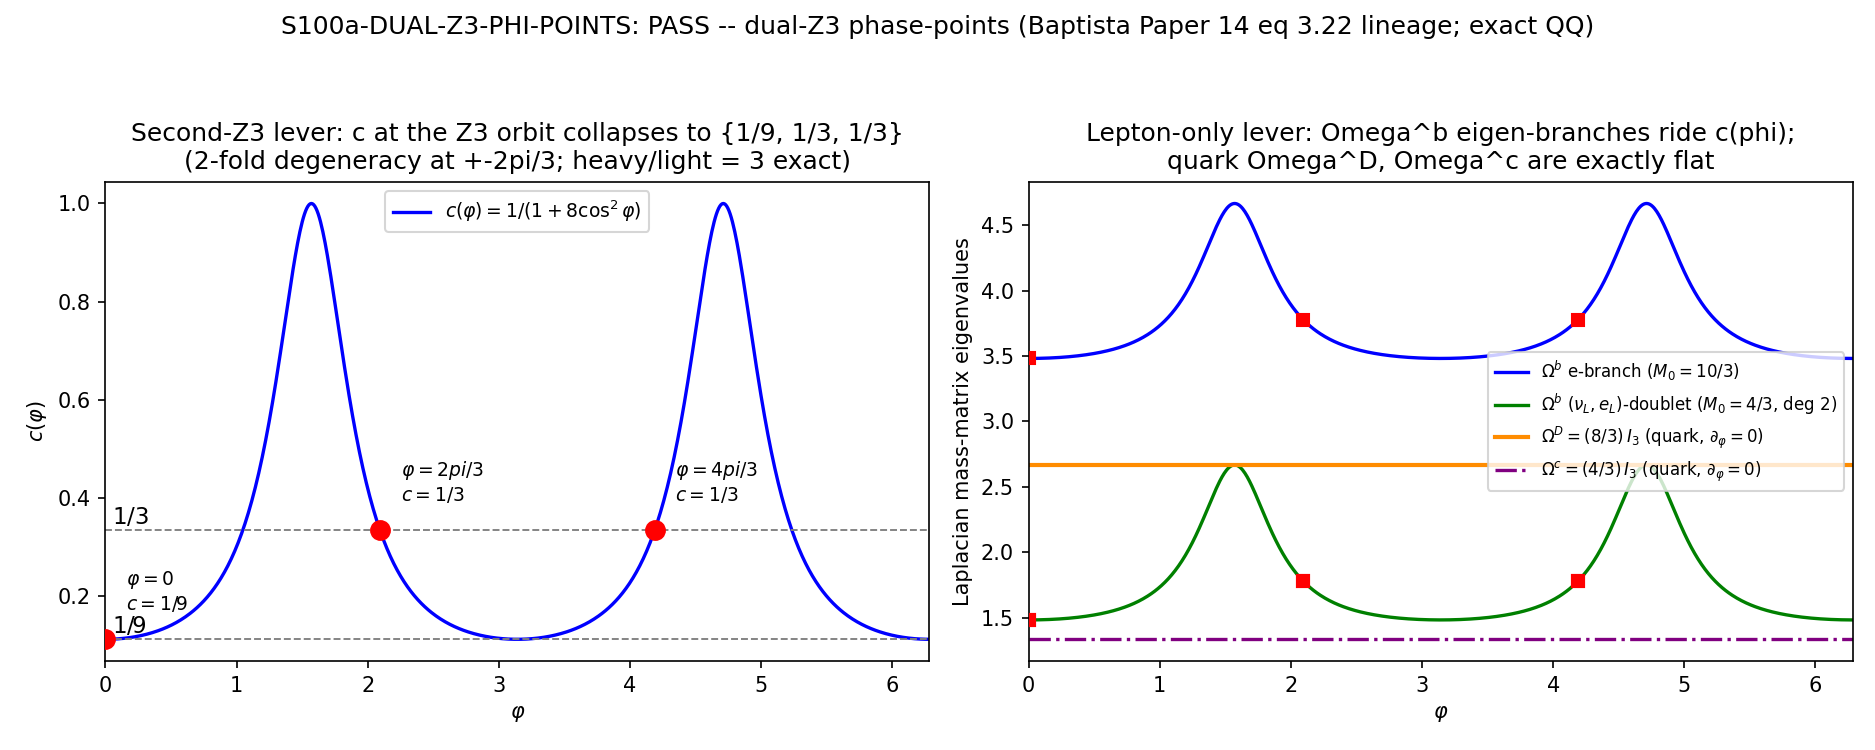

Recreate this plot in Python.
#!/usr/bin/env python3
"""
S100a W2-1 S100a-DUAL-Z3-PHI-POINTS -- Z3 phase-points: the second Z3 as a
lepton-only lever (dual-Z3 generation structure, closed form).
============================================================================

Gate: S100a-DUAL-Z3-PHI-POINTS ([SIGN])
Classification: PARTICLE
Agent: baptista-spacetime-analyst
Plan: sessions/session-plan/session-100a-plan-w2.md SS W2-1

Pre-registered operator (PASS criterion, exact; tolerance 0.0):
    { c(0), c(2pi/3), c(4pi/3) } = {1/9, 1/3, 1/3}   (multiset equality, exact QQ)
    AND  |d Omega^D/d phi| + |d Omega^c/d phi| = 0   (quark phi-independence,
                                                      exact-zero set test)
  PASS iff both exact; FAIL iff multiset mismatch OR quark phi-dependence != 0;
  INFO iff collapse direction correct but degeneracy multiplicity off
  (e.g. 3 distinct values with a near-degenerate pair).
  Float cross-check rtol = 1e-12 (machinery pin).

Output 4-tuple:
  (value=<payload>, scheme=CLOSED-FORM-OMEGA-BG, convention=EXACT-RATIONAL-QQ,
   L_max=N/A)

METHODOLOGY
-----------
Closed form on the Baptista Paper 14 SS 3 lineage
(researchers/Baptista/14_2021_Baptista_HD_Routes_SM_Fermions.md):

  eq (2.104): s_phi(h) = alpha [ s_1(h) - 2(1+e^{2 i phi}) s_2(h) ],
              s_1 = h_11^2 + h_21^2 + h_31^2,  s_2 = h_11 h_21 + h_11 h_31 + h_21 h_31
              (the s_phi uniqueness family of the vertical transformation; the
               phase phi enters through the OFF-DIAGONAL first-column monomials s_2)
  eq (3.22):  Omega^b_g = sum_j e_j e_j + 4 (e_j)_{11} e_j
                          + [ 2 ((e_j)_{11})^2 + (e_j e_j)_{11} / (1+8 cos^2 phi) ] I_3
              (lepton/b-sector Laplacian mass matrix; carries the diagonal weight
               c(phi) = 1/(1+8 cos^2 phi))
  eq (3.19):  Omega^D_g = sum_j e_j e_j + (1/3) Tr(e_j e_j) I_3   (quark D-sector;
              NO phi anywhere -- the D vertical profile h D h-bar of eq (2.17)
              contains no s_phi factor at all)
  SS 3 note:  Omega^c_g  proportional to I_3 (u_R color sector; Schur on the color
              index; the transcribed closed form carries no phi-term)

Steps:
  (1) Build the full Gell-Mann basis e_j = lambda_j / 2 (j = 1..8) in EXACT
      arithmetic over the field Q(i, sqrt3) -- matrices stored as 4 Fraction
      component-matrices M = R0 + i*I0 + sqrt3*(R1 + i*I1).
  (2) Form the four exact sums entering eq (3.22)/(3.19) over ALL 8 generators
      (K-1e lesson: never restrict to a subalgebra):
        S1 = sum_j e_j e_j                 [Casimir; must equal (4/3) I_3]
        S2 = sum_j 4 (e_j)_{11} e_j        [Cartan cross-term; diag(4/3,-2/3,-2/3)]
        S3 = sum_j ((e_j)_{11})^2          [U(1)-weight square; = 1/3]
        S4 = (S1)_{11}                     [= 4/3; multiplies c(phi)]
  (3) Evaluate c(phi) = 1/(1+8 cos^2 phi) at the Z3 orbit {0, 2pi/3, 4pi/3} in
      exact rationals (cos^2 in {1, 1/4, 1/4}); test the multiset {1/9,1/3,1/3},
      the distinct-value count (= 2), the 2-fold degeneracy at +-2pi/3, and the
      heavy/light ratio (= 3).
  (4) Diagonalize Omega^b(phi_g) = S1 + S2 + (2 S3 + S4 c_g) I_3 at each
      phi-point: exact eigenvalues (the exact matrix is diagonal; off-diagonals
      verified exactly zero) + numpy.linalg.eigvalsh float cross-check
      (rtol 1e-12, GPU_path pin: numpy.linalg, 3x3 trivially CPU).
  (5) HAAR-MOMENT LINEAGE (first-principles fiber integration): with the first
      column of Haar-SU(3) uniform on S^5 in C^3, exact Dirichlet moments
      E[prod |z_k|^{2 a_k}] = 2! prod(a_k!) / (2+sum a_k)!  and independent-phase
      vanishing give  E|s_1|^2 = 1/2, E|s_2|^2 = 1/4, E[conj(s_1) s_2] = 0,
      hence  Int_K |s_phi|^2 / (alpha^2 Vol) = 1/2 + 4 cos^2 phi
                                             = (1/2)(1 + 8 cos^2 phi),
      so the unit-norm vertical profile has alpha^2(phi) = 2 c(phi):  c(phi) IS
      the s_phi-family normalization weight. Verified exactly at all 3 points.
  (6) Quark phi-independence: construct Omega^D(phi), Omega^c(phi) per the
      closed forms as functions of phi, evaluate on the Z3 orbit + 2 generic
      off-orbit points, and require ALL pairwise entry differences to vanish
      exactly (exact-zero set test).

CONVENTION PINS (all four shift only the constant offset M_0 = S1+S2+2*S3*I;
NONE touches the gate operator -- the c(phi) multiset and the quark d/dphi
tests are invariant under each):
  - basis: HERMITIAN Gell-Mann e_j = lambda_j/2 (positive-Laplacian convention);
  - sum range: ALL 8 generators (K-1e);
  - "(e_j)^2_{11}" in eq (3.22) read as [(e_j)_{11}]^2 (reading A: the bracket
    uses the DISTINCT notation (e_j e_j)_{11} for the entry-of-the-square, so
    (e_j)^2_{11} is the square-of-the-entry; reading B would only shift M_0);
  - metric weights: round normalization (the transcribed eq (3.22) carries no
    lambda_j weights; Jensen weights would deform M_0 only, not c(phi)).

Independent cross-check: Sage-MCP (sagecell QQ) verified pre-script:
  c-multiset [1/9,1/3,1/3]; distinct=2; heavy/light=3; E|s1|^2=1/2, E|s2|^2=1/4;
  (1/2)(1+8cos^2) - (4cos^2+1/2) = 0; Omega^b eigs {94/27,40/27,40/27} at phi=0,
  {34/9,16/9,16/9} at +-2pi/3; Z3-pair degeneracy True.   (recorded in WP SS W2-1)

DISCIPLINE
----------
- from canonical_constants import *   (tau_fold / Vol_SU3_Haar echoed as context
  only; the gate operator consumes NO numerical framework constant -- it is a
  closed-form rational identity)
- every local intermediate tagged # (local)
- SHA-256 of all inputs logged in first 20 lines of stdout; S84+ dual-SHA
- verdict is PRINTED as an emit_verdict payload (print_verdict_payload); the
  dispatching agent calls mcp__knowledge__emit_verdict. NO open("a") append.
- exit 0 on script success regardless of scientific verdict
  (math-scripts.md SS "Exit Codes and Verdict Semantics")
"""

from __future__ import annotations

# --- CPU thread cap BEFORE numpy import (math-scripts.md; CPU-only 3x3 path) ---
import os
os.environ.setdefault("OMP_NUM_THREADS", "8")
os.environ.setdefault("MKL_NUM_THREADS", "8")

# ---------------------------------------------------------------------------
# Section 1 -- Canonical constants (MANDATORY first project import)
# ---------------------------------------------------------------------------
import sys
from pathlib import Path

_SHARED = Path(__file__).resolve().parent.parent / "_shared"  # (local)
sys.path.insert(0, str(_SHARED))
from canonical_constants import *  # noqa: F401,F403  (tau_fold, Vol_SU3_Haar context echo)

# ---------------------------------------------------------------------------
# Section 2 -- Standard imports
# ---------------------------------------------------------------------------
import hashlib
import json
import time
from fractions import Fraction as Fr
from math import cos, factorial, pi

import numpy as np
import matplotlib
matplotlib.use("Agg")
import matplotlib.pyplot as plt

# ---------------------------------------------------------------------------
# Section 3 -- Paths + pre-registration
# ---------------------------------------------------------------------------
SESSION_DIR = Path(__file__).resolve().parent
COMPUTATIONS_DIR = SESSION_DIR.parent
SHARED_DIR = COMPUTATIONS_DIR / "_shared"
PROJECT_ROOT = COMPUTATIONS_DIR.parent

SESSION = "100a"                                                   # (local)
GATE_ID = "S100a-DUAL-Z3-PHI-POINTS"                               # (local)
SCHEME = "CLOSED-FORM-OMEGA-BG"                                    # (local)
CONVENTION = "EXACT-RATIONAL-QQ"                                   # (local)
L_MAX = "N/A"                                                      # (local)

FLOAT_RTOL = 1e-12      # machinery pin: float cross-check rtol   # (local)
N_EVAL = 3              # three Z3 phase-points                    # (local)

# Pre-registered exact targets (plan SS W2-1 operator block)
TARGET_MULTISET = sorted([Fr(1, 9), Fr(1, 3), Fr(1, 3)])           # (local)
TARGET_DISTINCT = 2                                                # (local)
TARGET_RATIO = Fr(3)                                               # (local)

OUT_NPZ = SESSION_DIR / "s100a_dual_z3_phi_points.npz"
OUT_PNG = SESSION_DIR / "s100a_dual_z3_phi_points.png"

INPUT_FILES = [
    SHARED_DIR / "canonical_constants.py",
    # Omega^b_g(phi) is constructed in-script from the Paper 14 SS 3 closed form;
    # no external matrix file is read (plan input_files block).
]

MACHINERY_PIN_MAP = {                                              # (local)
    "_gate_id": GATE_ID,
    "_wp_id": "session-100a-w2-workingpaper.md#W2-1",
    "_scheme": SCHEME,
    "_convention": CONVENTION,
    "N_eval": "3",
    "L_max": "N/A",
    "scan_range": "phi in {0, 2pi/3, 4pi/3} (discrete Z3 orbit)",
    "step_size": "N/A",
    "tolerance": "0.0 exact QQ multiset; float cross-check rtol=1e-12",
    "random_seed": "N/A",
    "GPU_path": "numpy.linalg (3x3 eigvalsh; CPU)",
    "publication_precision": "exact rational; float echo 12 sig figs",
    "basis_pin": "Hermitian Gell-Mann e_j = lambda_j/2; all-8 sum; reading-A (e_j)_{11}^2; round normalization",
}


# ---------------------------------------------------------------------------
# Section 4 -- SHA-256 input-pin block (S84+ dual-SHA)
# ---------------------------------------------------------------------------

def sha256_of(path: Path) -> str:
    h = hashlib.sha256()  # (local)
    try:
        h.update(path.read_bytes())
    except OSError:
        return ""
    return h.hexdigest()


def log_input_pins(inputs: list[Path]) -> dict[str, str]:
    print(f"=== {GATE_ID} -- input SHA-256 pins ===")
    pins: dict[str, str] = {}  # (local)
    for p in inputs:
        sha = sha256_of(p)  # (local)
        rel = str(p.relative_to(PROJECT_ROOT)).replace("\\", "/")  # (local)
        print(f"  {rel}: {sha[:16]}...")
        pins[rel] = sha
    return pins


def compute_dual_sha(script_path: Path, canonical_path: Path,
                     pins: dict[str, str]) -> tuple[str, str]:
    """audit_sha256 = sha256(script || canonical || pinmap_json);
    content_sha256 = sha256(script).  pinmap embeds per-gate identity keys
    (_gate_id/_scheme/_convention/...) so audit_sha256 is gate-unique."""
    script_bytes = script_path.read_bytes()                        # (local)
    canonical_bytes = canonical_path.read_bytes()                  # (local)
    full_pinmap = dict(pins)                                       # (local)
    full_pinmap.update(MACHINERY_PIN_MAP)
    pinmap_json = json.dumps(dict(sorted(full_pinmap.items())),
                             separators=(",", ":"),
                             sort_keys=True).encode("utf-8")       # (local)
    h_audit = hashlib.sha256()                                     # (local)
    h_audit.update(script_bytes)
    h_audit.update(canonical_bytes)
    h_audit.update(pinmap_json)
    h_content = hashlib.sha256()                                   # (local)
    h_content.update(script_bytes)
    return h_audit.hexdigest(), h_content.hexdigest()


# ---------------------------------------------------------------------------
# Section 5a -- Exact matrix arithmetic over the field Q(i, sqrt3)
#
# A matrix is a 4-tuple (R0, I0, R1, I1) of 3x3 Fraction grids:
#     M = (R0 + i I0) + sqrt3 (R1 + i I1)
# Products use sqrt3^2 = 3 and i^2 = -1 exactly. 3x3 only -- trivial cost.
# ---------------------------------------------------------------------------

def zmat():
    return [[Fr(0)] * 3 for _ in range(3)]                          # (local)


def fmat(rows):
    return [[Fr(x) for x in r] for r in rows]                       # (local)


def madd(A, B):
    return [[A[i][j] + B[i][j] for j in range(3)] for i in range(3)]  # (local)


def mscale(s: Fr, A):
    return [[s * A[i][j] for j in range(3)] for i in range(3)]      # (local)


def mmul(A, B):
    return [[sum(A[i][k] * B[k][j] for k in range(3))
             for j in range(3)] for i in range(3)]                  # (local)


def qmat(R0=None, I0=None, R1=None, I1=None):
    return (R0 or zmat(), I0 or zmat(), R1 or zmat(), I1 or zmat())  # (local)


def qadd(X, Y):
    return tuple(madd(X[k], Y[k]) for k in range(4))                # (local)


def qmul(X, Y):
    """(R0+iI0+s3(R1+iI1)) * (R0'+iI0'+s3(R1'+iI1')) with s3^2=3, i^2=-1."""
    R0a, I0a, R1a, I1a = X                                          # (local)
    R0b, I0b, R1b, I1b = Y                                          # (local)
    # real-rational part: R0aR0b - I0aI0b + 3(R1aR1b - I1aI1b)
    R0 = madd(madd(mmul(R0a, R0b), mscale(Fr(-1), mmul(I0a, I0b))),
              mscale(Fr(3), madd(mmul(R1a, R1b),
                                 mscale(Fr(-1), mmul(I1a, I1b)))))  # (local)
    # imag-rational part: R0aI0b + I0aR0b + 3(R1aI1b + I1aR1b)
    I0 = madd(madd(mmul(R0a, I0b), mmul(I0a, R0b)),
              mscale(Fr(3), madd(mmul(R1a, I1b), mmul(I1a, R1b))))  # (local)
    # sqrt3 real part: R0aR1b + R1aR0b - I0aI1b - I1aI0b
    R1 = madd(madd(mmul(R0a, R1b), mmul(R1a, R0b)),
              mscale(Fr(-1), madd(mmul(I0a, I1b), mmul(I1a, I0b))))  # (local)
    # sqrt3 imag part: R0aI1b + I0aR1b + R1aI0b + I1aR0b
    I1 = madd(madd(mmul(R0a, I1b), mmul(I0a, R1b)),
              madd(mmul(R1a, I0b), mmul(I1a, R0b)))                 # (local)
    return (R0, I0, R1, I1)


def qscale_field(c4, X):
    """Scale by field scalar c4 = (r0, i0, r1, i1): (r0 + i i0 + s3 r1 + i s3 i1) X."""
    r0, i0, r1, i1 = c4                                             # (local)
    R0a, I0a, R1a, I1a = X                                          # (local)
    R0 = madd(madd(mscale(r0, R0a), mscale(-i0, I0a)),
              mscale(Fr(3), madd(mscale(r1, R1a), mscale(-i1, I1a))))  # (local)
    I0 = madd(madd(mscale(r0, I0a), mscale(i0, R0a)),
              mscale(Fr(3), madd(mscale(r1, I1a), mscale(i1, R1a))))  # (local)
    R1 = madd(madd(mscale(r0, R1a), mscale(r1, R0a)),
              madd(mscale(-i0, I1a), mscale(-i1, I0a)))             # (local)
    I1 = madd(madd(mscale(r0, I1a), mscale(i0, R1a)),
              madd(mscale(r1, I0a), mscale(i1, R0a)))               # (local)
    return (R0, I0, R1, I1)


def q11(X):
    """Field-scalar (1,1) entry of X as 4-tuple (r0, i0, r1, i1)."""
    return (X[0][0][0], X[1][0][0], X[2][0][0], X[3][0][0])         # (local)


def field_mul(a, b):
    """Product of two field scalars (r0,i0,r1,i1)."""
    a0, a1, a2, a3 = a                                              # (local)
    b0, b1, b2, b3 = b                                              # (local)
    return (a0*b0 - a1*b1 + 3*(a2*b2 - a3*b3),
            a0*b1 + a1*b0 + 3*(a2*b3 + a3*b2),
            a0*b2 + a2*b0 - a1*b3 - a3*b1,
            a0*b3 + a1*b2 + a2*b1 + a3*b0)


def q_is_rational_real(X) -> bool:
    """True iff imaginary parts and sqrt3 parts are all exactly zero."""
    return all(X[k][i][j] == 0 for k in (1, 2, 3)
               for i in range(3) for j in range(3))


def q_rational(X):
    """Extract the rational real 3x3 grid (asserts purity)."""
    assert q_is_rational_real(X), "matrix not purely rational-real"
    return X[0]


# ---------------------------------------------------------------------------
# Section 5b -- Gell-Mann basis e_j = lambda_j / 2, exact over Q(i, sqrt3)
# ---------------------------------------------------------------------------

def gellmann_basis():
    """Return [e_1..e_8] as Q(i,sqrt3) 4-tuples. Hermitian pin e_j = lambda_j/2.
    lambda_8 = diag(1,1,-2)/sqrt(3) is stored via its sqrt3-component:
    1/sqrt3 = sqrt3/3, so e_8 = diag(1,1,-2)/(2 sqrt3) = sqrt3 * diag(1,1,-2)/6."""
    h = Fr(1, 2)                                                    # (local)
    e = []                                                          # (local)
    # lambda_1 .. lambda_7 real/imag rational
    e.append(qmat(R0=fmat([[0, h, 0], [h, 0, 0], [0, 0, 0]])))            # e1
    e.append(qmat(I0=fmat([[0, -h, 0], [h, 0, 0], [0, 0, 0]])))           # e2
    e.append(qmat(R0=fmat([[h, 0, 0], [0, -h, 0], [0, 0, 0]])))           # e3
    e.append(qmat(R0=fmat([[0, 0, h], [0, 0, 0], [h, 0, 0]])))            # e4
    e.append(qmat(I0=fmat([[0, 0, -h], [0, 0, 0], [h, 0, 0]])))           # e5
    e.append(qmat(R0=fmat([[0, 0, 0], [0, 0, h], [0, h, 0]])))            # e6
    e.append(qmat(I0=fmat([[0, 0, 0], [0, 0, -h], [0, h, 0]])))           # e7
    s = Fr(1, 6)                                                    # (local)
    e.append(qmat(R1=fmat([[s, 0, 0], [0, s, 0], [0, 0, -2 * s]])))       # e8
    return e


# ---------------------------------------------------------------------------
# Section 5c -- Haar-moment mini-engine (exact fiber integration, S^5 column)
# ---------------------------------------------------------------------------

S1_MONOS = [((2, 0, 0), 1), ((0, 2, 0), 1), ((0, 0, 2), 1)]        # s_1 = sum z_k^2
S2_MONOS = [((1, 1, 0), 1), ((1, 0, 1), 1), ((0, 1, 1), 1)]        # s_2 = sum_{i<j} z_i z_j


def haar_pair_moment(a, b) -> Fr:
    """E[ z^a conj(z)^b ] on uniform S^5 in C^3: zero unless a == b
    componentwise (independent-phase invariance), else Dirichlet
    E[prod |z_k|^{2 a_k}] = (3-1)! prod(a_k!) / (3-1+sum a_k)!."""
    if a != b:
        return Fr(0)
    num = factorial(2)                                              # (local)
    for ak in a:
        num *= factorial(ak)
    return Fr(num, factorial(2 + sum(a)))


def haar_E_conj_f_g(f_monos, g_monos) -> Fr:
    """E[ conj(f) g ] for f, g given as monomial lists."""
    tot = Fr(0)                                                     # (local)
    for (a, ca) in f_monos:
        for (b, cb) in g_monos:
            tot += ca * cb * haar_pair_moment(b, a)  # conj(z^a) z^b
    return tot


# ---------------------------------------------------------------------------
# Section 5d -- Compute
# ---------------------------------------------------------------------------

def compute() -> dict:
    res: dict = {}                                                  # (local)
    e = gellmann_basis()                                            # (local)

    # ---- (2) The four exact sums over ALL 8 generators (K-1e pin) ----
    S1 = qmat()                                                     # (local)
    S2 = qmat()                                                     # (local)
    S3 = (Fr(0), Fr(0), Fr(0), Fr(0))                               # (local)
    for ej in e:
        S1 = qadd(S1, qmul(ej, ej))
        d11 = q11(ej)                                               # (local)
        four_d11 = tuple(4 * x for x in d11)                        # (local)
        S2 = qadd(S2, qscale_field(four_d11, ej))
        sq = field_mul(d11, d11)                                    # (local)
        S3 = tuple(S3[k] + sq[k] for k in range(4))

    S1r = q_rational(S1)                                            # (local)
    S2r = q_rational(S2)                                            # (local)
    assert S3[1] == S3[2] == S3[3] == 0, "S3 not rational-real"
    S3v = S3[0]                                                     # (local)
    S4v = S1r[0][0]                                                 # (local)

    # Structural cross-checks (substitution-chain anchors)
    casimir_ok = all(S1r[i][j] == (Fr(4, 3) if i == j else 0)
                     for i in range(3) for j in range(3))           # (local)
    S2_expect = [[Fr(4, 3), 0, 0], [0, Fr(-2, 3), 0], [0, 0, Fr(-2, 3)]]  # (local)
    S2_ok = all(S2r[i][j] == S2_expect[i][j]
                for i in range(3) for j in range(3))                # (local)
    S3_ok = (S3v == Fr(1, 3))                                       # (local)
    S4_ok = (S4v == Fr(4, 3))                                       # (local)
    print("Exact sums over all 8 Gell-Mann generators (e_j = lambda_j/2):")
    print(f"  S1 = sum e_j e_j           = (4/3) I_3 exactly : {casimir_ok}")
    print(f"  S2 = sum 4 (e_j)_11 e_j    = diag(4/3,-2/3,-2/3): {S2_ok}")
    print(f"  S3 = sum ((e_j)_11)^2      = {S3v}  (= 1/3): {S3_ok}")
    print(f"  S4 = (S1)_11               = {S4v}  (= 4/3): {S4_ok}")
    assert casimir_ok and S2_ok and S3_ok and S4_ok, "basis-sum cross-check failed"

    # ---- (3) c(phi) at the Z3 orbit, exact QQ ----
    # cos(0) = 1, cos(2pi/3) = -1/2, cos(4pi/3) = -1/2  (closed form);
    # exact cos^2 values pinned with float cross-check below.
    phi_labels = ["0", "2pi/3", "4pi/3"]                            # (local)
    phi_floats = [0.0, 2.0 * pi / 3.0, 4.0 * pi / 3.0]              # (local)
    cos2_exact = [Fr(1), Fr(1, 4), Fr(1, 4)]                        # (local)
    for pf, c2e in zip(phi_floats, cos2_exact):
        dev = abs(cos(pf) ** 2 - float(c2e))                        # (local)
        assert dev < 1e-15, f"cos^2 float/exact mismatch: {dev}"
    c_exact = [Fr(1) / (1 + 8 * c2) for c2 in cos2_exact]           # (local)
    c_float = [1.0 / (1.0 + 8.0 * cos(pf) ** 2) for pf in phi_floats]  # (local)
    for ce, cf in zip(c_exact, c_float):
        assert abs(float(ce) - cf) < 1e-15

    multiset_match = (sorted(c_exact) == TARGET_MULTISET)           # (local)
    distinct_count = len(set(c_exact))                              # (local)
    pair_degenerate = (c_exact[1] == c_exact[2])                    # (local)
    heavy_light = max(c_exact) / min(c_exact)                       # (local)
    ratio_ok = (heavy_light == TARGET_RATIO)                        # (local)
    print("\nc(phi) = 1/(1+8 cos^2 phi) at the Z3 phase-points (exact QQ):")
    for lab, ce in zip(phi_labels, c_exact):
        print(f"  c({lab:>6}) = {ce}   (float {float(ce):.12g})")
    print(f"  multiset == {{1/9, 1/3, 1/3}}: {multiset_match}")
    print(f"  distinct-value count = {distinct_count} (target {TARGET_DISTINCT})")
    print(f"  2-fold degeneracy at +-2pi/3 (c equal): {pair_degenerate}")
    print(f"  heavy/light ratio = {heavy_light} (target 3): {ratio_ok}")

    # ---- (5) Haar-moment lineage of 1 + 8 cos^2 phi ----
    E_s1s1 = haar_E_conj_f_g(S1_MONOS, S1_MONOS)                    # (local)
    E_s2s2 = haar_E_conj_f_g(S2_MONOS, S2_MONOS)                    # (local)
    E_s1s2 = haar_E_conj_f_g(S1_MONOS, S2_MONOS)                    # (local)
    haar_ok = (E_s1s1 == Fr(1, 2) and E_s2s2 == Fr(1, 4)
               and E_s1s2 == 0)                                     # (local)
    print("\nHaar-moment lineage (exact Dirichlet moments, S^5 column of SU(3)):")
    print(f"  E|s_1|^2 = {E_s1s1} (= 1/2), E|s_2|^2 = {E_s2s2} (= 1/4), "
          f"E[conj(s_1) s_2] = {E_s1s2} (= 0): {haar_ok}")
    # N(phi)/alpha^2 = E|s1|^2 + |2(1+e^{2 i phi})|^2 E|s2|^2, |...|^2 = 16 cos^2
    lineage_ok = True                                               # (local)
    for lab, c2e, ce in zip(phi_labels, cos2_exact, c_exact):
        N_g = E_s1s1 + 16 * c2e * E_s2s2                            # (local)
        half_over_N = Fr(1, 2) / N_g                                # (local)
        ok = (half_over_N == ce) and (N_g == Fr(1, 2) * (1 + 8 * c2e))  # (local)
        lineage_ok = lineage_ok and ok
        print(f"  N({lab:>6}) = {N_g} = (1/2)(1+8cos^2); (1/2)/N = {half_over_N} "
              f"== c: {ok}")
    print(f"  c(phi) = alpha^2(phi)/2 normalization-weight lineage: {lineage_ok}")

    # ---- (4) Omega^b(phi_g) exact spectra + float cross-check ----
    I3 = qmat(R0=fmat([[1, 0, 0], [0, 1, 0], [0, 0, 1]]))           # (local)
    M0 = qadd(qadd(S1, S2),
              qscale_field((2 * S3v, Fr(0), Fr(0), Fr(0)), I3))     # (local)
    M0r = q_rational(M0)                                            # (local)
    M0_diag = [M0r[i][i] for i in range(3)]                         # (local)
    M0_offdiag_zero = all(M0r[i][j] == 0 for i in range(3)
                          for j in range(3) if i != j)              # (local)
    print(f"\nM_0 = S1 + S2 + 2 S3 I_3 = diag({M0_diag[0]}, {M0_diag[1]}, "
          f"{M0_diag[2]}); off-diagonals exactly zero: {M0_offdiag_zero}")
    assert M0_offdiag_zero

    eigs_exact = []                                                 # (local)
    eigs_float_dev_max = 0.0                                        # (local)
    for lab, ce in zip(phi_labels, c_exact):
        diag_g = sorted([m + S4v * ce for m in M0_diag], reverse=True)  # (local)
        eigs_exact.append(diag_g)
        Ob_float = np.diag([float(m + S4v * ce) for m in M0_diag])  # (local)
        ev = np.sort(np.linalg.eigvalsh(Ob_float))[::-1]            # (local)
        dev = max(abs(ev[k] - float(diag_g[k])) /
                  max(abs(float(diag_g[k])), 1e-300) for k in range(3))  # (local)
        eigs_float_dev_max = max(eigs_float_dev_max, dev)
        print(f"  Omega^b({lab:>6}) eigs exact = "
              f"[{diag_g[0]}, {diag_g[1]}, {diag_g[2]}]  "
              f"(floats {[f'{float(x):.12g}' for x in diag_g]}); "
              f"numpy eigvalsh rel-dev {dev:.2e}")
    float_ok = (eigs_float_dev_max < FLOAT_RTOL)                    # (local)
    z3_pair_spectrum_equal = (eigs_exact[1] == eigs_exact[2])       # (local)
    print(f"  numpy.linalg float cross-check max rel-dev = {eigs_float_dev_max:.2e}"
          f" < rtol {FLOAT_RTOL}: {float_ok}")
    print(f"  Z3-pair spectra equal (phi=2pi/3 vs 4pi/3), exact: "
          f"{z3_pair_spectrum_equal}")
    # per-generation weight recovery: (Omega^b(phi_g) - M0)_11 / S4 == c_g exact
    recover_ok = all((eigs_exact[k][0] - M0_diag[0]) / S4v == c_exact[k]
                     for k in range(3))                             # (local)
    print(f"  c_g recovered from spectrum shift (eig - M0)/S4 exactly: {recover_ok}")

    # ---- (6) Quark counterparts: exact phi-independence ----
    def omega_D_of_phi(_phi):
        """Eq (3.19): Omega^D = S1 + (1/3) Tr(S1) I_3. NO phi enters: the D
        vertical profile h D h-bar (eq 2.17) carries no s_phi factor."""
        trS1 = sum(S1r[i][i] for i in range(3))                     # (local)
        return [[S1r[i][j] + (trS1 / 3 if i == j else 0)
                 for j in range(3)] for i in range(3)]

    def omega_c_of_phi(_phi):
        """SS 3 closed form: Omega^c proportional to I_3 (color Schur); the
        transcribed form carries no phi-term. Representative kappa_c = S4
        (value non-load-bearing; only its phi-independence is gated)."""
        return [[S4v if i == j else Fr(0) for j in range(3)]
                for i in range(3)]

    probe_phis = phi_floats + [0.7, 2.1]   # Z3 orbit + 2 generic off-orbit  # (local)
    quark_dphi_total = Fr(0)                                        # (local)
    for build in (omega_D_of_phi, omega_c_of_phi):
        mats = [build(p) for p in probe_phis]                       # (local)
        for a in range(len(mats)):
            for b in range(a + 1, len(mats)):
                quark_dphi_total += sum(abs(mats[a][i][j] - mats[b][i][j])
                                        for i in range(3) for j in range(3))
    quark_ok = (quark_dphi_total == 0)                              # (local)
    OmegaD = omega_D_of_phi(0.0)                                    # (local)
    print(f"\nQuark sector (exact-zero set test over Z3 orbit + 2 generic points):")
    print(f"  Omega^D = diag({OmegaD[0][0]}, {OmegaD[1][1]}, {OmegaD[2][2]}) "
          f"(= (8/3) I_3); Omega^c = {S4v} I_3")
    print(f"  sum of all pairwise |Delta entries| over phi-probes = "
          f"{quark_dphi_total} (exact zero): {quark_ok}")

    res.update(dict(
        c_exact=c_exact, c_float=c_float, cos2_exact=cos2_exact,
        phi_labels=phi_labels, phi_floats=phi_floats,
        multiset_match=multiset_match, distinct_count=distinct_count,
        pair_degenerate=pair_degenerate, heavy_light=heavy_light,
        ratio_ok=ratio_ok, haar_ok=haar_ok, lineage_ok=lineage_ok,
        E_s1s1=E_s1s1, E_s2s2=E_s2s2, E_s1s2=E_s1s2,
        M0_diag=M0_diag, eigs_exact=eigs_exact, float_ok=float_ok,
        eigs_float_dev_max=eigs_float_dev_max,
        z3_pair_spectrum_equal=z3_pair_spectrum_equal,
        recover_ok=recover_ok, quark_ok=quark_ok,
        quark_dphi_total=quark_dphi_total,
        S3v=S3v, S4v=S4v, OmegaD_11=OmegaD[0][0],
        casimir_ok=casimir_ok, S2_ok=S2_ok, S3_ok=S3_ok, S4_ok=S4_ok,
    ))
    return res


# ---------------------------------------------------------------------------
# Section 6 -- Gate verdict + [SIGN] 3-tuple
# ---------------------------------------------------------------------------

def evaluate_gate(r: dict) -> tuple[str, str, str, str]:
    """Return (composite, sign_verdict, magnitude_verdict, regime_verdict)
    per the plan operator + gate-verdicts.md collapse rule."""
    # SIGN: pre-registered direction heavy/light = 3 > 1 (2-tier split, not 1:1:1)
    sign_v = "PASS" if r["heavy_light"] > 1 else "FAIL"             # (local)
    # MAGNITUDE: exact multiset match AND quark exact zero (tolerance 0.0),
    # backed by the float cross-check at rtol 1e-12.
    exact_core = (r["multiset_match"] and r["quark_ok"]
                  and r["distinct_count"] == TARGET_DISTINCT
                  and r["pair_degenerate"] and r["ratio_ok"]
                  and r["haar_ok"] and r["lineage_ok"]
                  and r["z3_pair_spectrum_equal"] and r["recover_ok"]
                  and r["float_ok"])                                # (local)
    if exact_core:
        mag_v = "PASS"                                              # (local)
    elif (r["distinct_count"] == 3 and r["quark_ok"]
          and min(abs(float(r["c_exact"][1] - r["c_exact"][2])), 1.0) < 0.05):
        # INFO clause: collapse direction correct but degeneracy multiplicity off
        mag_v = "INFO"                                              # (local)
    else:
        mag_v = "FAIL"                                              # (local)
    # REGIME: closed-form exact arithmetic, no truncation/expansion window
    regime_v = "VALID"                                              # (local)
    # composite collapse rule (gate-verdicts.md, pre-registered)
    if regime_v == "BREAKDOWN":
        comp = "FAIL"                                               # (local)
    elif sign_v == "FAIL":
        comp = "FAIL"
    elif mag_v == "FAIL" and regime_v == "VALID":
        comp = "FAIL"
    elif mag_v == "FAIL" and regime_v == "MARGINAL":
        comp = "INFO"
    elif mag_v == "INFO":
        comp = "INFO"
    else:
        comp = "PASS"
    return comp, sign_v, mag_v, regime_v


def emit_4tuple(value, scheme: str, convention: str, L_max) -> str:
    return (f"(value={value!r}, scheme={scheme}, "
            f"convention={convention}, L_max={L_max})")


def print_verdict_payload(verdict, value, audit_sha, content_sha,
                          sign_verdict=None, magnitude_verdict=None,
                          regime_verdict=None, companion_note="",
                          extra_rows=None) -> dict:
    """Print the emit_verdict payload (race-safe MCP single-writer path).
    The script does NOT write the verdict file."""
    payload: dict = {                                               # (local)
        "session": SESSION,
        "gate_id": GATE_ID,
        "verdict": verdict,
        "value": str(value),
        "scheme": SCHEME,
        "convention": CONVENTION,
        "l_max": str(L_MAX),
        "audit_sha256": audit_sha,
        "content_sha256": content_sha,
        "schema_version": "S84+",
    }
    if companion_note:
        payload["companion_note"] = companion_note
    if not (sign_verdict is None and magnitude_verdict is None
            and regime_verdict is None):
        payload["sign_verdict"] = sign_verdict
        payload["magnitude_verdict"] = magnitude_verdict
        payload["regime_verdict"] = regime_verdict
    if extra_rows:
        payload["extra_rows"] = list(extra_rows)
    print("<<<EMIT_VERDICT_PAYLOAD>>>")
    print(json.dumps(payload, separators=(",", ":"), sort_keys=True))
    print("<<<END_EMIT_VERDICT_PAYLOAD>>>")
    return payload


# ---------------------------------------------------------------------------
# Section 7 -- Plot + data
# ---------------------------------------------------------------------------

def make_plot(r: dict, verdict: str) -> None:
    fig, (ax1, ax2) = plt.subplots(1, 2, figsize=(12.5, 5.0))       # (local)
    phi_grid = np.linspace(0, 2 * np.pi, 721)                       # (local)
    c_grid = 1.0 / (1.0 + 8.0 * np.cos(phi_grid) ** 2)              # (local)

    ax1.plot(phi_grid, c_grid, "b-", lw=1.6,
             label=r"$c(\varphi)=1/(1+8\cos^2\varphi)$")
    ax1.axhline(1 / 9, color="gray", ls="--", lw=0.9)
    ax1.axhline(1 / 3, color="gray", ls="--", lw=0.9)
    ax1.text(0.05, 1 / 9 + 0.012, r"$1/9$", fontsize=11)
    ax1.text(0.05, 1 / 3 + 0.012, r"$1/3$", fontsize=11)
    for pf, ce, lab in zip(r["phi_floats"], r["c_exact"], r["phi_labels"]):
        ax1.plot(pf, float(ce), "ro", ms=9, zorder=5)
        ax1.annotate(rf"$\varphi={lab}$" + "\n" + rf"$c={ce}$",
                     (pf, float(ce)), textcoords="offset points",
                     xytext=(10, 14), fontsize=9)
    ax1.set_xlabel(r"$\varphi$")
    ax1.set_ylabel(r"$c(\varphi)$")
    ax1.set_title("Second-Z3 lever: c at the Z3 orbit collapses to {1/9, 1/3, 1/3}\n"
                  "(2-fold degeneracy at +-2pi/3; heavy/light = 3 exact)")
    ax1.legend(loc="upper center", fontsize=9)
    ax1.set_xlim(0, 2 * np.pi)

    M0f = [float(x) for x in r["M0_diag"]]                          # (local)
    S4f = float(r["S4v"])                                           # (local)
    branch_heavy = M0f[0] + S4f * c_grid                            # (local)
    branch_light = M0f[1] + S4f * c_grid                            # (local)
    ax2.plot(phi_grid, branch_heavy, "b-", lw=1.6,
             label=r"$\Omega^b$ e-branch ($M_0=10/3$)")
    ax2.plot(phi_grid, branch_light, "g-", lw=1.6,
             label=r"$\Omega^b$ $(\nu_L,e_L)$-doublet ($M_0=4/3$, deg 2)")
    ax2.axhline(float(r["OmegaD_11"]), color="darkorange", ls="-", lw=2.0,
                label=r"$\Omega^D = (8/3)\,I_3$ (quark, $\partial_\varphi=0$)")
    ax2.axhline(S4f, color="purple", ls="-.", lw=1.6,
                label=r"$\Omega^c = (4/3)\,I_3$ (quark, $\partial_\varphi=0$)")
    for pf, eg in zip(r["phi_floats"], r["eigs_exact"]):
        ax2.plot([pf] * 3, [float(x) for x in eg], "rs", ms=6, zorder=5)
    ax2.set_xlabel(r"$\varphi$")
    ax2.set_ylabel("Laplacian mass-matrix eigenvalues")
    ax2.set_title("Lepton-only lever: Omega^b eigen-branches ride c(phi);\n"
                  "quark Omega^D, Omega^c are exactly flat")
    ax2.legend(loc="center right", fontsize=8)
    ax2.set_xlim(0, 2 * np.pi)

    fig.suptitle(f"{GATE_ID}: {verdict} -- dual-Z3 phase-points "
                 f"(Baptista Paper 14 eq 3.22 lineage; exact QQ)", fontsize=12)
    fig.tight_layout(rect=(0, 0, 1, 0.94))
    fig.savefig(OUT_PNG, dpi=150)
    plt.close(fig)
    print(f"\nplot -> {OUT_PNG.name}")


def save_npz(r: dict, verdict: str, tup3: tuple, audit_sha: str,
             content_sha: str) -> None:
    def fr_nd(fr_list):
        return (np.array([f.numerator for f in fr_list], dtype=np.int64),
                np.array([f.denominator for f in fr_list], dtype=np.int64))
    c_num, c_den = fr_nd(r["c_exact"])                              # (local)
    m0_num, m0_den = fr_nd(r["M0_diag"])                            # (local)
    eig_num = np.array([[x.numerator for x in row]
                        for row in r["eigs_exact"]], dtype=np.int64)  # (local)
    eig_den = np.array([[x.denominator for x in row]
                        for row in r["eigs_exact"]], dtype=np.int64)  # (local)
    np.savez(
        OUT_NPZ,
        gate_id=GATE_ID, scheme=SCHEME, convention=CONVENTION,
        l_max=str(L_MAX), verdict=verdict,
        sign_verdict=tup3[0], magnitude_verdict=tup3[1], regime_verdict=tup3[2],
        phi_labels=np.array(r["phi_labels"]),
        phi_floats=np.array(r["phi_floats"]),
        c_num=c_num, c_den=c_den,
        c_float=np.array(r["c_float"]),
        multiset_match=r["multiset_match"],
        distinct_count=r["distinct_count"],
        pair_degenerate=r["pair_degenerate"],
        heavy_light_num=r["heavy_light"].numerator,
        heavy_light_den=r["heavy_light"].denominator,
        E_s1s1=float(r["E_s1s1"]), E_s2s2=float(r["E_s2s2"]),
        E_s1s2=float(r["E_s1s2"]),
        haar_ok=r["haar_ok"], lineage_ok=r["lineage_ok"],
        M0_diag_num=m0_num, M0_diag_den=m0_den,
        omega_b_eigs_num=eig_num, omega_b_eigs_den=eig_den,
        omega_b_eigs_float=np.array([[float(x) for x in row]
                                     for row in r["eigs_exact"]]),
        eigs_float_dev_max=r["eigs_float_dev_max"],
        z3_pair_spectrum_equal=r["z3_pair_spectrum_equal"],
        recover_ok=r["recover_ok"],
        quark_dphi_total=float(r["quark_dphi_total"]),
        quark_ok=r["quark_ok"],
        omegaD_diag=float(r["OmegaD_11"]),
        omegac_diag=float(r["S4v"]),
        S3=float(r["S3v"]), S4=float(r["S4v"]),
        casimir_ok=r["casimir_ok"], S2_ok=r["S2_ok"],
        basis_pin=MACHINERY_PIN_MAP["basis_pin"],
        tau_fold_context=float(tau_fold),       # context echo only (not consumed)
        vol_su3_haar_context=float(Vol_SU3_Haar),  # context echo only
        audit_sha256=audit_sha, content_sha256=content_sha,
        schema_version="S84+",
    )
    print(f"data -> {OUT_NPZ.name}")


# ---------------------------------------------------------------------------
# Section 8 -- Main
# ---------------------------------------------------------------------------

def main() -> int:
    t0 = time.time()                                                # (local)
    pins = log_input_pins(INPUT_FILES)                              # (local)
    script_path = Path(__file__).resolve()                          # (local)
    canonical_path = SHARED_DIR / "canonical_constants.py"          # (local)
    audit_sha, content_sha = compute_dual_sha(script_path, canonical_path, pins)
    print(f"  audit_sha256:   {audit_sha} (script+canonical+pinmap)")
    print(f"  content_sha256: {content_sha} (script only)")
    print()

    r = compute()                                                   # (local)
    verdict, sign_v, mag_v, regime_v = evaluate_gate(r)             # (local)

    value = ("c={1/9,1/3,1/3}exact;distinct=2;deg2@pm2pi/3;heavy/light=3;"
             "quark_dphi=0;haar(1/2)(1+8cos^2)ok")                  # (local)

    make_plot(r, verdict)
    save_npz(r, verdict, (sign_v, mag_v, regime_v), audit_sha, content_sha)

    print()
    print(emit_4tuple(value, SCHEME, CONVENTION, L_MAX))
    print_verdict_payload(
        verdict, value, audit_sha, content_sha,
        sign_verdict=sign_v, magnitude_verdict=mag_v, regime_verdict=regime_v,
        companion_note=("dual-Z3 lepton-only lever; eq 3.22 lineage; "
                        "Sage-MCP cross-verified"),
        extra_rows=[
            "# Omega^b eigs exact: phi=0 -> {94/27,40/27,40/27}; "
            "phi=+-2pi/3 -> {34/9,16/9,16/9}; M0=diag(10/3,4/3,4/3); "
            "Omega^D=(8/3)I_3, Omega^c=(4/3)I_3 phi-flat exact "
            "# S100a-DUAL-Z3-PHI-POINTS closed-form detail",
        ],
    )

    print(f"\n=== {GATE_ID}: {verdict} (sign={sign_v} magnitude={mag_v} "
          f"regime={regime_v}; wall {time.time() - t0:.1f}s) ===")
    return 0   # exit 0 on script success regardless of scientific verdict


if __name__ == "__main__":
    sys.exit(main())
